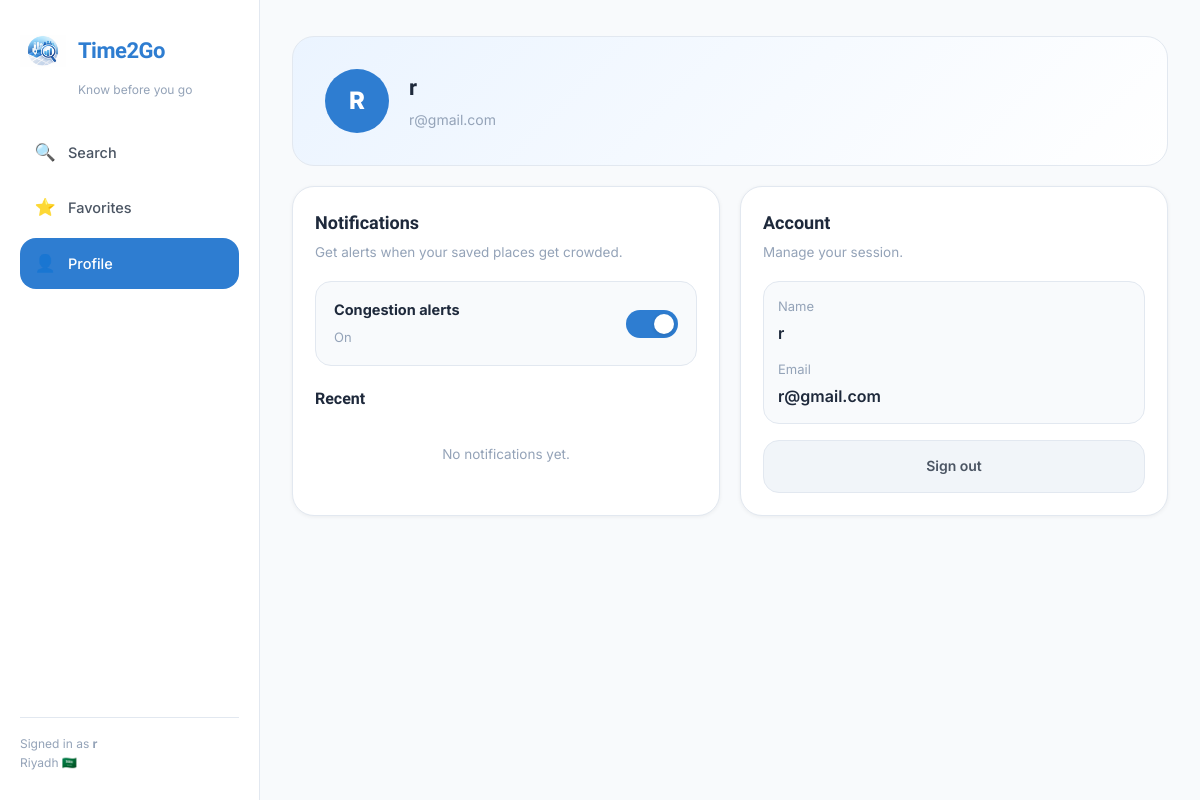
Page /profile.php (signed in) on the earlier database version.
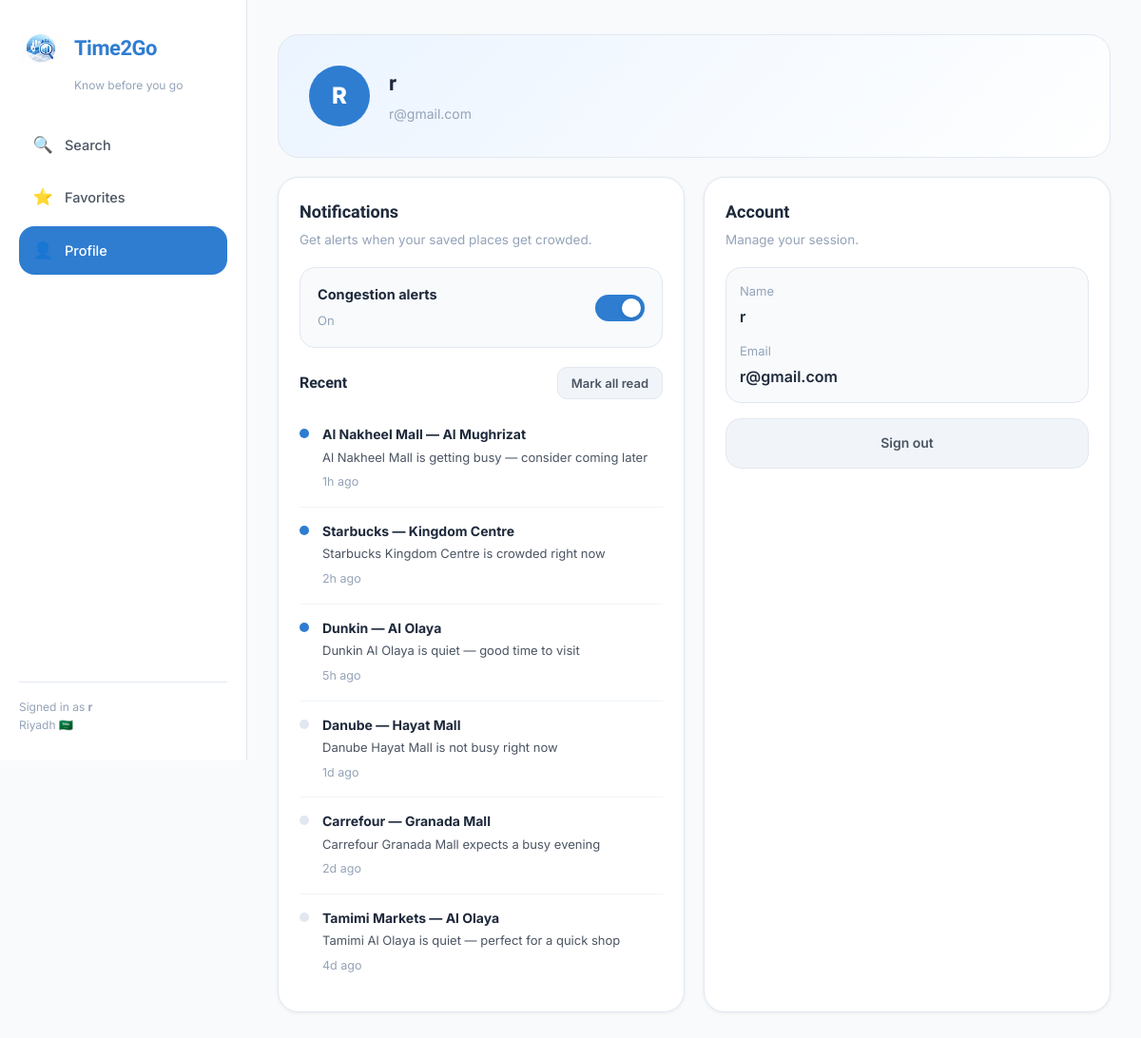
Same page on the later database version.
### tables this page shows
CREATE TABLE `User` (
  `user_id` int NOT NULL,
  `name` varchar(100) NOT NULL,
  `email` varchar(150) NOT NULL,
  `password` varchar(255) NOT NULL,
  `notifications_enabled` tinyint(1) NOT NULL DEFAULT '1'
);

CREATE TABLE `Notification` (
  `notification_id` int NOT NULL,
  `user_id` int NOT NULL,
  `branch_id` int NOT NULL,
  `message` varchar(255) NOT NULL,
  `status` enum('unread','read') NOT NULL DEFAULT 'unread',
  `timestamp` datetime NOT NULL DEFAULT CURRENT_TIMESTAMP
);

CREATE TABLE `Location` (
  `location_id` int NOT NULL,
  `name` varchar(150) NOT NULL,
  `category` enum('Mall','Cafe','Supermarket') NOT NULL
);

CREATE TABLE `Branch` (
  `branch_id` int NOT NULL,
  `location_id` int NOT NULL,
  `branch_name` varchar(150) NOT NULL,
  `address` varchar(255) NOT NULL
);

### profile.php (the view, shortened to what this page needs)
<?php
require_once 'db.php';
$userId = $_SESSION['user_id'];
$stmt = $conn->prepare("SELECT name, email, notifications_enabled FROM User WHERE user_id = ?");
$stmt->bind_param("i", $userId);
$stmt->execute();
$user = $stmt->get_result()->fetch_assoc();
$stmt = $conn->prepare("
    SELECT n.notification_id, n.message, n.status, n.timestamp,
           b.branch_name, l.name AS location_name
    FROM Notification n
    JOIN Branch b ON n.branch_id = b.branch_id
    JOIN Location l ON b.location_id = l.location_id
    WHERE n.user_id = ?
    ORDER BY n.timestamp DESC
    LIMIT 10
");
$stmt->bind_param("i", $userId);
$stmt->execute();
$notifications = [];
$res = $stmt->get_result();
while ($row = $res->fetch_assoc()) {
    $notifications[] = $row;
}
$initial = strtoupper(substr($user['name'], 0, 1));
function timeAgo($timestamp) {
    $diff = time() - strtotime($timestamp);
    if ($diff < 86400)    return floor($diff/3600) . 'h ago';
    if ($diff < 604800)   return floor($diff/86400) . 'd ago';
    return date('M j', strtotime($timestamp));
}
?>
<!DOCTYPE html>
<html lang="en">
<head>
  <link rel="stylesheet" href="styles.css" />
</head>
<body>
  <div class="app-layout">
    <aside class="sidebar">
      <a class="logo-wrap" href="index.php">
        <img src="logoF.png" alt="Time2Go" />
        <span class="logo-text">Time2Go</span>
      </a>
      <div class="logo-tagline">Know before you go</div>
      <nav>
        <a class="nav-link" href="index.php"><span class="nav-icon">🔍</span> Search</a>
        <a class="nav-link" href="favorites.php"><span class="nav-icon">⭐</span> Favorites</a>
        <a class="nav-link active" href="profile.php"><span class="nav-icon">👤</span> Profile</a>
      </nav>
      <div class="sidebar-footer">
        Signed in as <strong><?= htmlspecialchars($user['name']) ?></strong><br>
        Riyadh 🇸🇦
      </div>
    </aside>
    <main class="main-content">
      <div class="profile-hero">
        <div class="profile-hero-avatar"><?= htmlspecialchars($initial) ?></div>
        <div>
          <div class="profile-hero-name"><?= htmlspecialchars($user['name']) ?></div>
          <div class="profile-hero-email"><?= htmlspecialchars($user['email']) ?></div>
        </div>
      </div>
      <div style="display:grid; grid-template-columns: repeat(auto-fit, minmax(300px,1fr)); gap:20px;">
        <div class="card">
          <div class="section-title">Notifications</div>
          <div class="section-sub">Get alerts when your saved places get crowded.</div>
          <form method="POST" action="profile.php" style="margin:0;">
            <div class="toggle-row">
              <div class="toggle-info">
                <strong>Congestion alerts</strong>
                <span><?= $user['notifications_enabled'] ? 'On' : 'Off' ?></span>
              </div>
              <button type="submit" class="toggle-switch <?= $user['notifications_enabled'] ? 'on' : '' ?>"
                      style="border:none; cursor:pointer;" aria-label="Toggle notifications"></button>
            </div>
          </form>
          <div style="margin-top:20px;">
            <div style="display:flex; justify-content:space-between; align-items:center; margin-bottom:12px;">
              <div class="section-title" style="font-size:16px; margin-bottom:0;">Recent</div>
              <?php if (count($notifications) > 0): ?>
                <form method="POST" action="profile.php" style="margin:0;">
                  <button type="submit" class="btn btn-ghost btn-sm">Mark all read</button>
                </form>
              <?php endif; ?>
            </div>
            <div>
              <?php if (count($notifications) === 0): ?>
                <p style="color: var(--gray-400); font-size: 13.5px; text-align:center; padding: 20px 0;">
                  No notifications yet.
                </p>
              <?php else: ?>
                <?php foreach ($notifications as $n): ?>
                  <div class="notif-item">
                    <div class="notif-dot <?= $n['status'] === 'read' ? 'read' : '' ?>"></div>
                    <div class="notif-text" style="flex: 1;">
                      <strong><?= htmlspecialchars($n['location_name']) ?> — <?= htmlspecialchars($n['branch_name']) ?></strong>
                      <div style="font-size: 13px; color: var(--gray-600); margin: 2px 0;">
                        <?= htmlspecialchars($n['message']) ?>
                      </div>
                      <span><?= timeAgo($n['timestamp']) ?></span>
                    </div>
                  </div>
                <?php endforeach; ?>
              <?php endif; ?>
            </div>
          </div>
        </div>
        <div class="card">
          <div class="section-title">Account</div>
          <div class="section-sub">Manage your session.</div>
          <div style="margin-top: 16px; padding: 14px; background: var(--gray-50); border-radius: var(--radius-md); border: 1px solid var(--gray-200);">
            <div style="font-size: 13px; color: var(--gray-400); margin-bottom: 4px;">Name</div>
            <div style="font-weight: 600; margin-bottom: 12px;"><?= htmlspecialchars($user['name']) ?></div>
            <div style="font-size: 13px; color: var(--gray-400); margin-bottom: 4px;">Email</div>
            <div style="font-weight: 600;"><?= htmlspecialchars($user['email']) ?></div>
          </div>
          <a href="logout.php" class="btn btn-ghost btn-full" style="margin-top:16px;">Sign out</a>
        </div>
      </div>
    </main>
  </div>
</body>
</html>

Differences in the rows shown:
added notification: location.name "Al Nakheel Mall", branch.branch_name "Al Mughrizat", message "Al Nakheel Mall is getting busy — consider coming later", timestamp "1h ago"
added notification: location.name "Starbucks", branch.branch_name "Kingdom Centre", message "Starbucks Kingdom Centre is crowded right now", timestamp "2h ago"
added notification: location.name "Dunkin", branch.branch_name "Al Olaya", message "Dunkin Al Olaya is quiet — good time to visit", timestamp "5h ago"
added notification: location.name "Danube", branch.branch_name "Hayat Mall", message "Danube Hayat Mall is not busy right now", timestamp "1d ago"
added notification: location.name "Carrefour", branch.branch_name "Granada Mall", message "Carrefour Granada Mall expects a busy evening", timestamp "2d ago"
added notification: location.name "Tamimi Markets", branch.branch_name "Al Olaya", message "Tamimi Al Olaya is quiet — perfect for a quick shop", timestamp "4d ago"
Other differences:
text no longer shown: "No notifications yet."
text now shown: "Mark all read"
